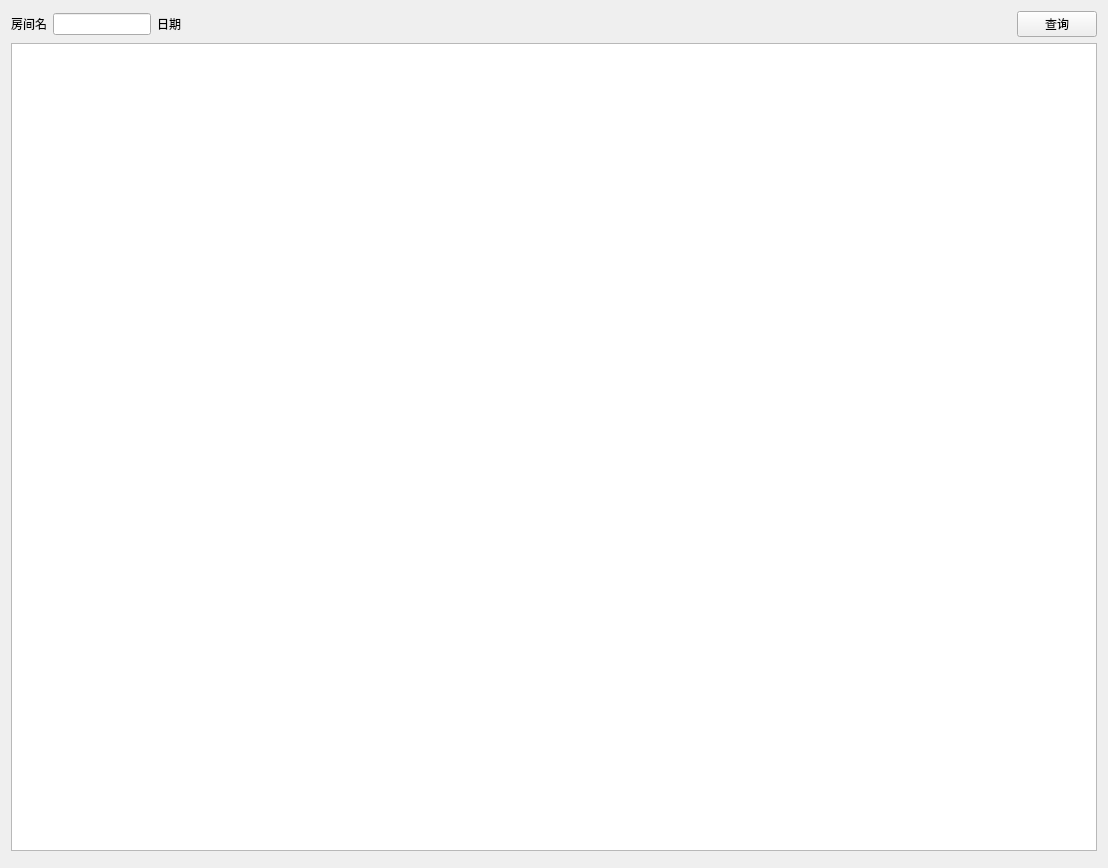
<?xml version="1.0" encoding="UTF-8"?>
<ui version="4.0">
 <class>select_room_temp_widget</class>
 <widget class="QWidget" name="select_room_temp_widget">
  <property name="geometry">
   <rect>
    <x>0</x>
    <y>0</y>
    <width>1108</width>
    <height>868</height>
   </rect>
  </property>
  <property name="windowTitle">
   <string>Form</string>
  </property>
  <layout class="QVBoxLayout" name="verticalLayout">
   <item>
    <layout class="QHBoxLayout" name="horizontalLayout" stretch="1,3,1,3,22,1">
     <item>
      <widget class="QLabel" name="room_lb">
       <property name="text">
        <string>房间名</string>
       </property>
      </widget>
     </item>
     <item>
      <widget class="QLineEdit" name="room_edt"/>
     </item>
     <item>
      <widget class="QLabel" name="date_lb">
       <property name="text">
        <string>日期</string>
       </property>
      </widget>
     </item>
     <item>
      <widget class="CDateEdit" name="date_edt" native="true">
       <property name="styleSheet">
        <string notr="true">QDateEdit
{
    border: 1px solid #dbdbdb;
    color: #666666;
    font: 30px &quot;微软雅黑&quot;;
}

QDateEdit:on { /* shift the text when the popup opens */
    padding-top: 3px;
    padding-left: 4px;
}

QDateEdit::drop-down {
    subcontrol-origin: padding;
    subcontrol-position: top right;
    width: 40px;

    border-left-color: darkgray;
    border-left-style: solid; /* just a single line */
    border-top-right-radius: 3px; /* same radius as the QComboBox */
    border-bottom-right-radius: 3px;
}

QDateEdit::down-arrow {
    image: url(:/icon/icon/calendar.ico);
}

QDateEdit::down-arrow:on { /* shift the arrow when popup is open */
    top: 1px;
    left: 1px;
}</string>
       </property>
      </widget>
     </item>
     <item>
      <spacer name="horizontalSpacer">
       <property name="orientation">
        <enum>Qt::Horizontal</enum>
       </property>
       <property name="sizeHint" stdset="0">
        <size>
         <width>40</width>
         <height>20</height>
        </size>
       </property>
      </spacer>
     </item>
     <item>
      <widget class="QPushButton" name="select_pb">
       <property name="text">
        <string>查询</string>
       </property>
      </widget>
     </item>
    </layout>
   </item>
   <item>
    <widget class="QTableWidget" name="tableWidget"/>
   </item>
   <item>
    <widget class="flipover_widget" name="flipover_wd" native="true"/>
   </item>
  </layout>
 </widget>
 <customwidgets>
  <customwidget>
   <class>CDateEdit</class>
   <extends>QWidget</extends>
   <header location="global">cdateedit.h</header>
   <container>1</container>
  </customwidget>
  <customwidget>
   <class>flipover_widget</class>
   <extends>QWidget</extends>
   <header location="global">flipover_widget.h</header>
   <container>1</container>
  </customwidget>
 </customwidgets>
 <resources/>
 <connections/>
</ui>
